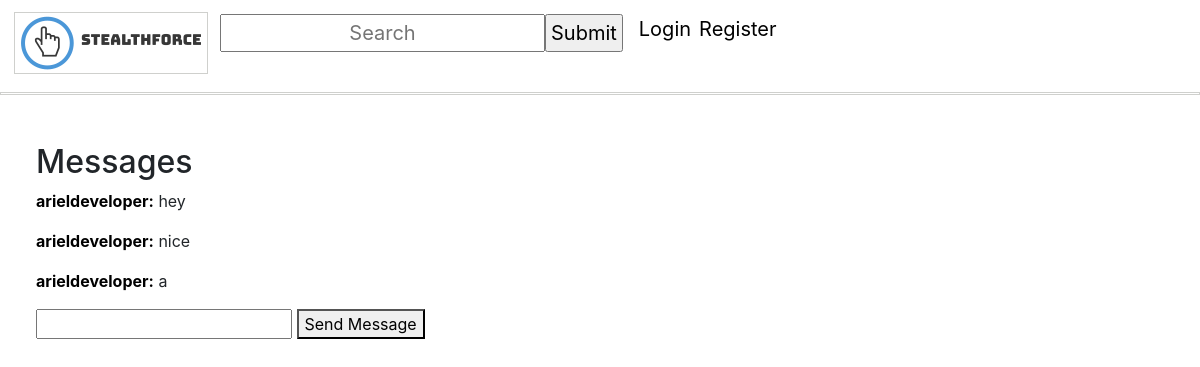
/direct/t/5/, run on the app's committed database.
### messaging/models.py (models this page shows)
class Message(models.Model):
    message = models.CharField(max_length=500, blank=True, null=True)
    sender = models.ForeignKey(User, on_delete=models.CASCADE, related_name="sender")
    recipient = models.ForeignKey(User, on_delete=models.CASCADE,  related_name="recipient")
    time_sent = models.DateTimeField(auto_now_add=True)

### users/models.py (models this page shows, shortened)
class Account(AbstractBaseUser):
    email = models.EmailField(verbose_name="email", max_length=60, unique=True)
    username = models.CharField(max_length=30, unique=True)
    date_joined = models.DateTimeField(verbose_name='date joined', auto_now_add=True)
    last_login = models.DateTimeField(verbose_name='last login', auto_now=True)
    is_admin = models.BooleanField(default=False)
    is_staff = models.BooleanField(default=False)
    is_superuser = models.BooleanField(default=False)
    is_active = models.BooleanField(default=True)
    followers = models.ManyToManyField("Account", blank=True, symmetrical=False, related_name="people_followers")
    following = models.ManyToManyField("Account", blank=True, symmetrical=False, related_name="people_following")
    profile_picture = models.ImageField(null=True, blank=True, default = 'static/default.png')
    USERNAME_FIELD = 'email' #allows user to login with email instead of username/id
    REQUIRED_FIELDS = ['username']
    objects = MyAccountManager()

### messaging/views.py (the view, shortened to what this page needs)
# urls.py: path('direct/t/<int:pk>/', messaging_views.conversation_view, name="conversation_view"),
def conversation_view(request, pk):
    conversation = get_object_or_404(Conversation, id=pk)
    messages = Message.objects.filter(recipient=conversation.user1, sender=conversation.user2) | Message.objects.filter(recipient=conversation.user2, sender=conversation.user1)
    form = MessageForm()
    return render(request, 'messaging/conversation.html', {'messages':messages})

### messaging/templates/messaging/conversation.html (shortened to what this page needs)
{% extends 'main_app/base.html' %}
{% block body %}
    <div id="send_message_div">
        <h2>Messages</h2>
        {% for message in messages %}
            <p><b> <a href="/user/{{ message.sender.username }}">{{ message.sender.username }}:</a></b> {{ message.message }}</p>
        {% endfor %}
        <form method="POST">
            <input name="message">
            <button type="submit">Send Message</button>
        </form>
    </div>
{% endblock %}

### static/css/main.css (style rules this page uses)
a { cursor: default; color: black; text-decoration:none; }
#send_message_div { margin: 3%; }

### data on the page
Message: sender.username "arieldeveloper", message "hey"
Message: sender.username "arieldeveloper", message "nice"
Message: sender.username "arieldeveloper", message "a"
